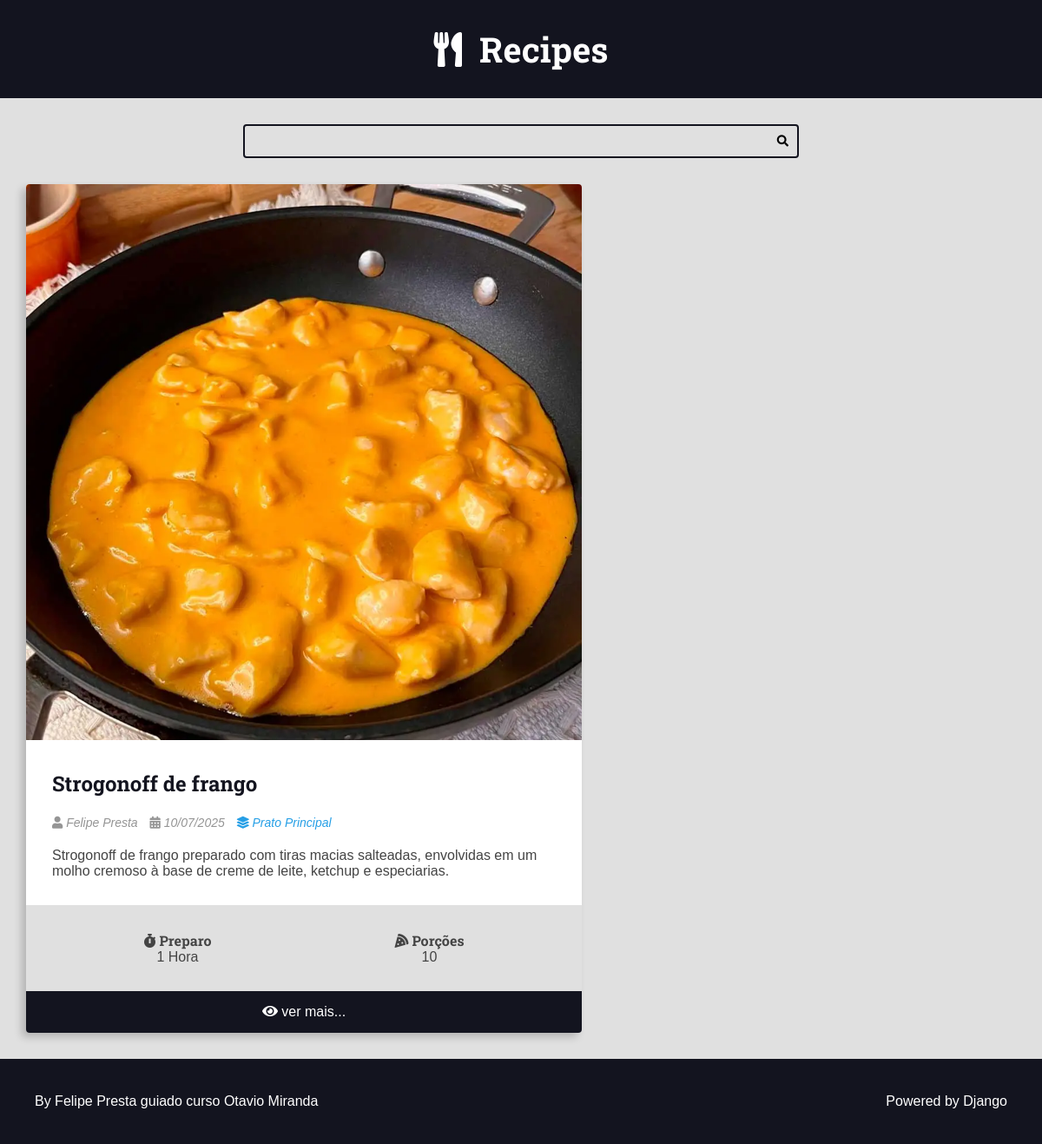
Page /recipes/category/3/ on the earlier database version.
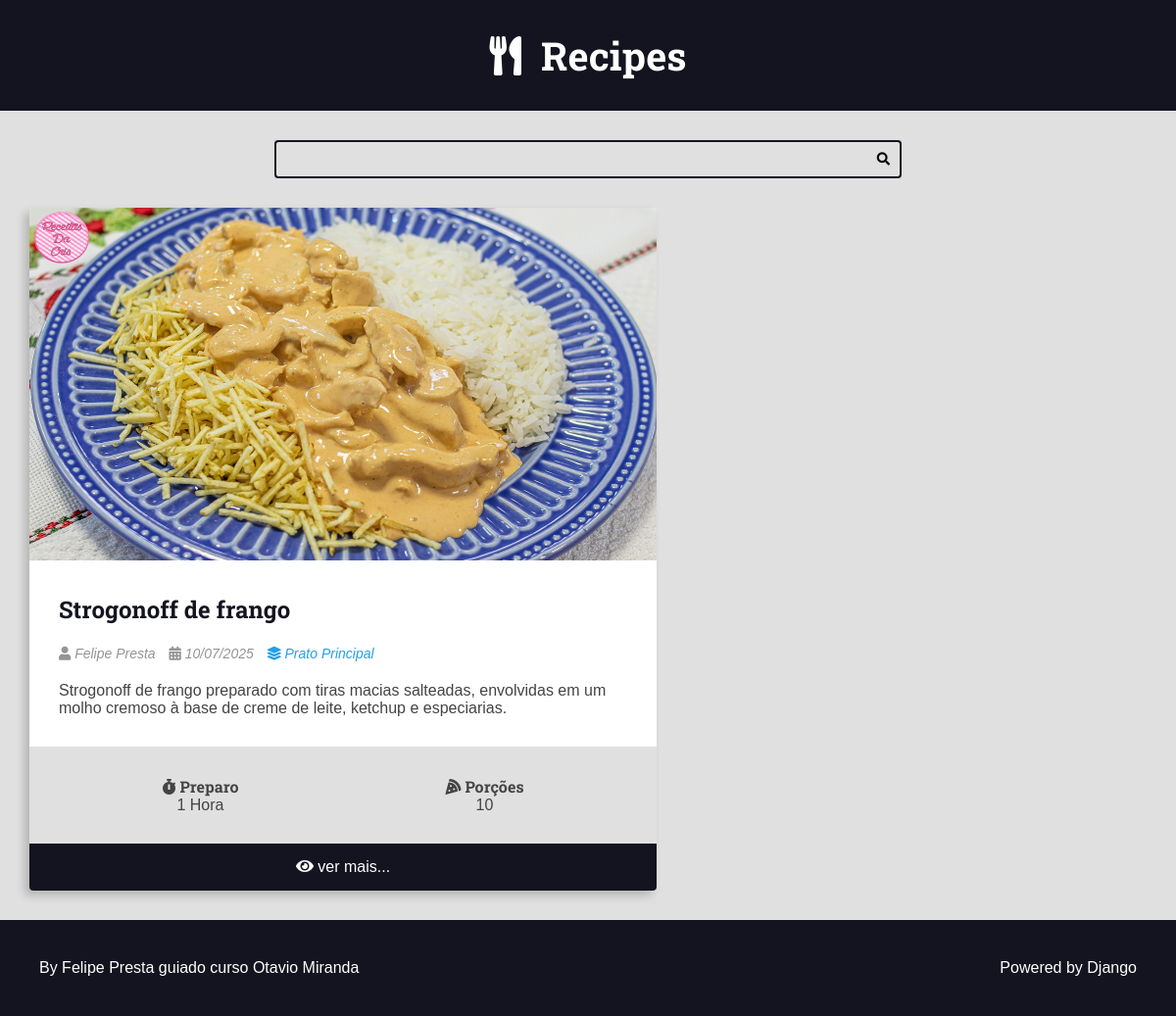
Same page on the later database version.
### recipes/models.py (models this page shows, shortened)
class Recipe(models.Model):
    tittle = models.CharField(max_length=65)
    description = models.CharField(max_length=165)
    slug = models.SlugField(unique=True)
    preparation_time = models.IntegerField()
    preparation_time_unit = models.CharField(max_length=65)
    servings_steps = models.IntegerField()
    servings_steps_unit = models.CharField(max_length=65, blank=True, null=True)
    preparation_steps = models.TextField()
    preparation_steps_is_html = models.BooleanField(default=False)
    created_at = models.DateTimeField(auto_now_add=True)
    updated_at = models.DateTimeField(auto_now=True)
    is_published = models.BooleanField(default=False)
    cover = models.ImageField(upload_to='recipes/covers/%Y/%m/%d/', blank=True)
    category = models.ForeignKey(Category, on_delete=models.SET_NULL, null=True)
    author = models.ForeignKey(User, on_delete=models.SET_NULL, null=True)

class Category(models.Model):
    name = models.CharField(max_length=65)

### recipes/views.py (the view)
# urls.py: path('recipes/category/<int:category_id>/', views.category, name='category'),
def category(request, category_id):
    recipes = get_list_or_404(Recipe.objects.order_by('-id'), category__id=category_id, is_published=True)
    page_object, pagination_range = make_pagination(request, recipes, PER_PAGE)
    return render(request, 'recipes/category.html', context={
        'recipes': page_object,
        'pagination_range':pagination_range,
        'title': f'{recipes[0].category.name} | Category',
    })

### utils/pagination.py (called while the page is built)
def make_pagination(request, queryset, per_page, qty_page=4):
    try:
        current_page = int(request.GET.get('page', 1))
    except ValueError:
        current_page = 1
    paginator = Paginator(queryset, per_page)
    page_object = paginator.get_page(current_page)
    pagination_range = make_pagination_range(
        paginator.page_range,
        qty_page,
        current_page
    )
    return page_object, pagination_range

### recipes/templates/recipes/category.html (shortened to what this page needs)
{% extends 'base.html' %}
{% block body %}
    {% include 'recipes/partials/search.html' %}
    <div class="main-content-container">
        <div class="main-content main-content-list container">
            {% for recipe in recipes %}
                {% include 'recipes/partials/recipe.html' %}
            {% endfor %}
        </div>
    </div>
{% endblock %}

### recipes/templates/recipes/partials/recipe.html (shortened to what this page needs)
<div class="recipe recipe-list-item">
    {% if recipe.cover %}
        <div class="recipe-cover">
            <a href="{% url 'recipes:recipe_detail' recipe.id %}">
                 <img src="{{ recipe.cover.url }}" alt="temporario">
            </a>
        </div>
    {% endif %}
    <div class="recipe-title-container">
        <h2 class="recipe-title">
            <a href="{% url 'recipes:recipe_detail' recipe.id %}">
                {{ recipe.tittle }}
            </a>
        </h2>
    </div>
     <div class="recipe-author">
        <span class="recipe-author-item">
            <i class="fas fa-user"></i>
            {% if recipe.author.first_name %}
                {{ recipe.author.first_name }} {{ recipe.author.last_name }}
            {% else %}
                {{ recipe.author.username }}
            {% endif %}
        </span>
        <span class="recipe-author-item">
            <i class="fas fa-calendar-alt"></i>
            {{ recipe.created_at|date:"d/m/Y" }}
        </span>
        {% if recipe.category is not None %}
            <span class="recipe-author-item">
                <a href=" {% url 'recipes:category' recipe.category.id %}">
                    <i class="fas fa-layer-group"></i>
                    <span>{{ recipe.category.name }}</span>
                </a>
            </span>
        {% endif %}
    </div>
    <div class="recipe-content">
        <p>{{ recipe.description }}</p>
    </div>
     <div class="recipe-meta-container">
        <div class="recipe-meta recipe-preparation">
            <h3 class="recipe-meta-title"><i class="fas fa-stopwatch"></i> Preparo</h3>
            <div class="recipe-meta-text">
                {{ recipe.preparation_time }} {{ recipe.preparation_time_unit }}
            </div>
        </div>
        <div class="recipe-meta recipe-servings">
            <h3 class="recipe-meta-title"><i class="fas fa-pizza-slice"></i> Porções</h3>
            <div class="recipe-meta-text">
                {{ recipe.servings_steps }} {{ recipe.servings_unit }}
            </div>
        </div>
    </div>
    {% if is_datail_page is not True %}
        <footer class="recipe-footer">
            <a class="recipe-read-more button button-dark button-full-width" href="{% url 'recipes:recipe_detail' recipe.id %}">
                <i class="fas fa-eye"></i>
                <span>ver mais...</span>
            </a>
        </footer>
    {% endif %}
</div>

Differences in the rows shown:
changed Recipe "Strogonoff de frango": cover: a different picture
